Frame 1 (no input): blank canvas, image omitted
Frame 60 (no input): blank canvas, image omitted
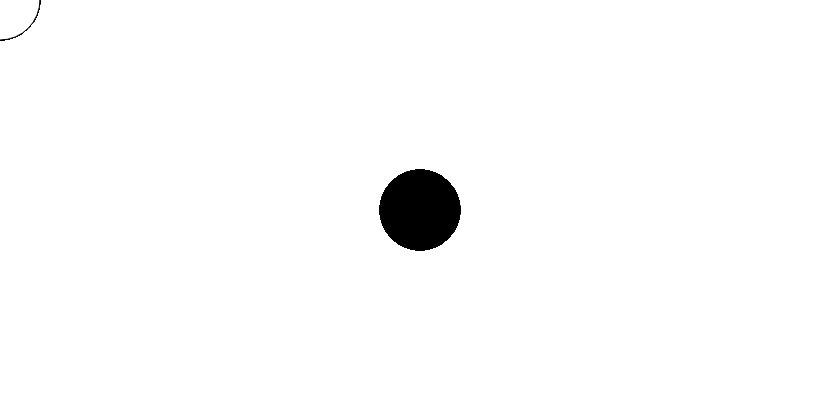
Frame 120 (the mouse pressed at the canvas centre since frame 60)

The p5.js sketch whose frames 1 and 60 were blank and that drew this single picture after the mouse press (run headless with seeded random() and noise() and a simulated clock; from frame 60 on, the mouse is pressed at the canvas centre):

// p5.js sketch
// ── sketch.js
function setup() {
  // put setup code here
  createCanvas(840, 420);
}

function draw() {
  // put drawing code here
  if(mouseIsPressed) {
    fill(0)
  } else {
    fill(255);
  }
  ellipse(mouseX,mouseY,80,80)
}
